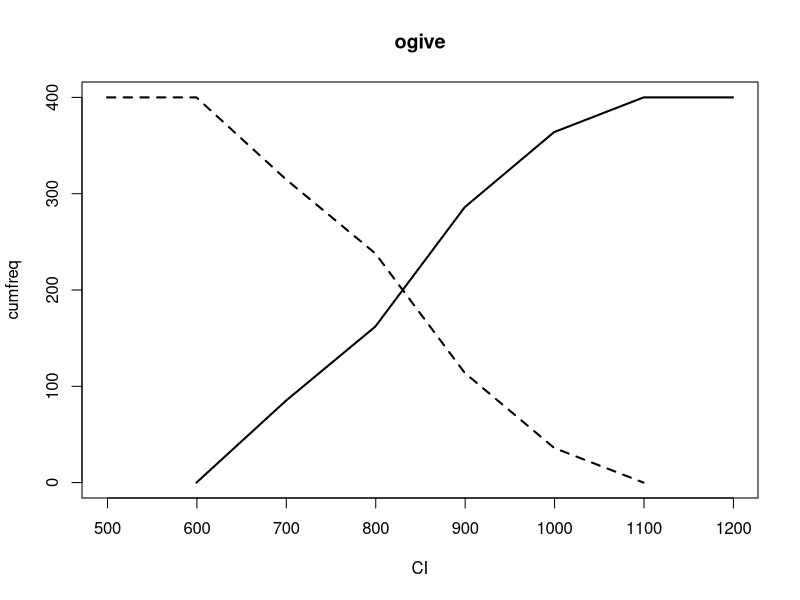

Write R code to recreate this figure.
f=c(0,85,77,124,78,36,0)
lc=cumsum(f)
uc=1:7;for(i in 7:1){uc[i]=sum(f[7:i])}
uc
lbx=seq(499.5,1099.5,100)
lbx
ubx=seq(599.5,1199.5,100)
ubx
plot(ubx,lc,type="l",xlim=c(499.5,1199.5),xlab = "CI",ylab="cumfreq",main = "ogive",lwd=2)
lines(lbx,uc,lty=2,lwd=2)
